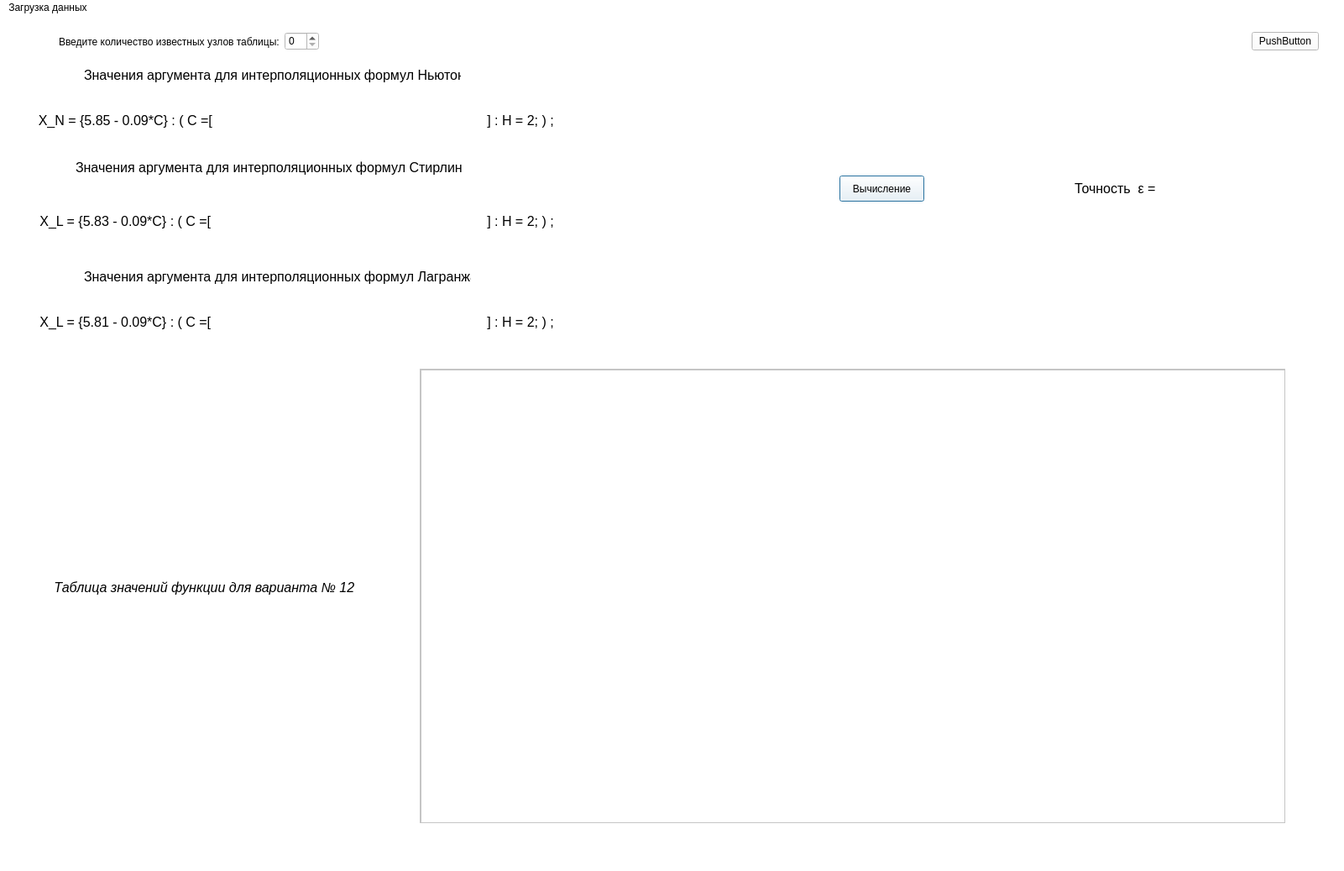
<?xml version="1.0" encoding="UTF-8"?>
<ui version="4.0">
 <class>MainWindow</class>
 <widget class="QMainWindow" name="MainWindow">
  <property name="geometry">
   <rect>
    <x>0</x>
    <y>0</y>
    <width>1601</width>
    <height>1037</height>
   </rect>
  </property>
  <property name="windowTitle">
   <string>MainWindow</string>
  </property>
  <property name="styleSheet">
   <string notr="true">background-color: rgb(255, 255, 255);</string>
  </property>
  <widget class="QWidget" name="centralwidget_1">
   <widget class="QWidget" name="horizontalLayoutWidget">
    <property name="geometry">
     <rect>
      <x>30</x>
      <y>10</y>
      <width>1541</width>
      <height>41</height>
     </rect>
    </property>
    <layout class="QHBoxLayout" name="horizontalLayout">
     <item>
      <spacer name="horizontalSpacer">
       <property name="orientation">
        <enum>Qt::Horizontal</enum>
       </property>
       <property name="sizeType">
        <enum>QSizePolicy::Minimum</enum>
       </property>
       <property name="sizeHint" stdset="0">
        <size>
         <width>40</width>
         <height>20</height>
        </size>
       </property>
      </spacer>
     </item>
     <item>
      <widget class="QLabel" name="label_1">
       <property name="text">
        <string>Введите количество известных узлов таблицы:</string>
       </property>
      </widget>
     </item>
     <item>
      <widget class="QSpinBox" name="spinBox_1"/>
     </item>
     <item>
      <spacer name="horizontalSpacer_3">
       <property name="orientation">
        <enum>Qt::Horizontal</enum>
       </property>
       <property name="sizeHint" stdset="0">
        <size>
         <width>40</width>
         <height>20</height>
        </size>
       </property>
      </spacer>
     </item>
     <item>
      <widget class="QPushButton" name="pushButton">
       <property name="enabled">
        <bool>true</bool>
       </property>
       <property name="inputMethodHints">
        <set>Qt::ImhHiddenText</set>
       </property>
       <property name="text">
        <string>PushButton</string>
       </property>
       <property name="checkable">
        <bool>false</bool>
       </property>
       <property name="autoDefault">
        <bool>false</bool>
       </property>
       <property name="default">
        <bool>false</bool>
       </property>
       <property name="flat">
        <bool>false</bool>
       </property>
      </widget>
     </item>
    </layout>
   </widget>
   <widget class="QWidget" name="gridLayoutWidget_2">
    <property name="geometry">
     <rect>
      <x>10</x>
      <y>420</y>
      <width>471</width>
      <height>541</height>
     </rect>
    </property>
    <layout class="QGridLayout" name="gridLayout_1">
     <item row="1" column="3">
      <spacer name="verticalSpacer_2">
       <property name="orientation">
        <enum>Qt::Vertical</enum>
       </property>
       <property name="sizeHint" stdset="0">
        <size>
         <width>20</width>
         <height>40</height>
        </size>
       </property>
      </spacer>
     </item>
     <item row="5" column="3">
      <spacer name="verticalSpacer">
       <property name="orientation">
        <enum>Qt::Vertical</enum>
       </property>
       <property name="sizeHint" stdset="0">
        <size>
         <width>20</width>
         <height>40</height>
        </size>
       </property>
      </spacer>
     </item>
     <item row="4" column="1">
      <spacer name="horizontalSpacer_1">
       <property name="orientation">
        <enum>Qt::Horizontal</enum>
       </property>
       <property name="sizeType">
        <enum>QSizePolicy::Preferred</enum>
       </property>
       <property name="sizeHint" stdset="0">
        <size>
         <width>100</width>
         <height>20</height>
        </size>
       </property>
      </spacer>
     </item>
     <item row="3" column="3">
      <widget class="QLabel" name="label_3">
       <property name="font">
        <font>
         <pointsize>12</pointsize>
         <italic>true</italic>
        </font>
       </property>
       <property name="text">
        <string>Таблица значений функции для варианта № 12 </string>
       </property>
       <property name="textFormat">
        <enum>Qt::MarkdownText</enum>
       </property>
       <property name="alignment">
        <set>Qt::AlignCenter</set>
       </property>
      </widget>
     </item>
     <item row="4" column="4">
      <spacer name="horizontalSpacer_2">
       <property name="orientation">
        <enum>Qt::Horizontal</enum>
       </property>
       <property name="sizeType">
        <enum>QSizePolicy::Expanding</enum>
       </property>
       <property name="sizeHint" stdset="0">
        <size>
         <width>100</width>
         <height>20</height>
        </size>
       </property>
      </spacer>
     </item>
     <item row="4" column="3">
      <layout class="QGridLayout" name="gridLayout_2">
       <item row="0" column="0">
        <layout class="QGridLayout" name="gridLayout_3"/>
       </item>
      </layout>
     </item>
    </layout>
   </widget>
   <widget class="QWidget" name="gridLayoutWidget_3">
    <property name="geometry">
     <rect>
      <x>-90</x>
      <y>90</y>
      <width>951</width>
      <height>71</height>
     </rect>
    </property>
    <layout class="QGridLayout" name="gridLayout_4">
     <item row="3" column="2">
      <layout class="QGridLayout" name="gridLayout_5">
       <item row="0" column="0">
        <layout class="QGridLayout" name="gridLayout_6"/>
       </item>
      </layout>
     </item>
     <item row="4" column="2">
      <spacer name="verticalSpacer_3">
       <property name="orientation">
        <enum>Qt::Vertical</enum>
       </property>
       <property name="sizeHint" stdset="0">
        <size>
         <width>20</width>
         <height>40</height>
        </size>
       </property>
      </spacer>
     </item>
     <item row="2" column="2">
      <spacer name="verticalSpacer_4">
       <property name="orientation">
        <enum>Qt::Vertical</enum>
       </property>
       <property name="sizeHint" stdset="0">
        <size>
         <width>20</width>
         <height>40</height>
        </size>
       </property>
      </spacer>
     </item>
     <item row="3" column="4">
      <spacer name="horizontalSpacer_5">
       <property name="orientation">
        <enum>Qt::Horizontal</enum>
       </property>
       <property name="sizeType">
        <enum>QSizePolicy::Ignored</enum>
       </property>
       <property name="sizeHint" stdset="0">
        <size>
         <width>20</width>
         <height>20</height>
        </size>
       </property>
      </spacer>
     </item>
     <item row="3" column="0">
      <spacer name="horizontalSpacer_4">
       <property name="orientation">
        <enum>Qt::Horizontal</enum>
       </property>
       <property name="sizeType">
        <enum>QSizePolicy::Ignored</enum>
       </property>
       <property name="sizeHint" stdset="0">
        <size>
         <width>20</width>
         <height>20</height>
        </size>
       </property>
      </spacer>
     </item>
     <item row="3" column="1">
      <widget class="QLabel" name="label_2">
       <property name="enabled">
        <bool>true</bool>
       </property>
       <property name="font">
        <font>
         <pointsize>12</pointsize>
         <italic>false</italic>
        </font>
       </property>
       <property name="text">
        <string>X_N = {5.85 - 0.09*C} : ( C =[ </string>
       </property>
       <property name="textFormat">
        <enum>Qt::RichText</enum>
       </property>
       <property name="scaledContents">
        <bool>false</bool>
       </property>
       <property name="alignment">
        <set>Qt::AlignCenter</set>
       </property>
      </widget>
     </item>
     <item row="3" column="3">
      <widget class="QLabel" name="label_6">
       <property name="enabled">
        <bool>true</bool>
       </property>
       <property name="font">
        <font>
         <pointsize>12</pointsize>
         <italic>false</italic>
        </font>
       </property>
       <property name="text">
        <string>] : H = 2; ) ;</string>
       </property>
       <property name="textFormat">
        <enum>Qt::RichText</enum>
       </property>
       <property name="scaledContents">
        <bool>false</bool>
       </property>
       <property name="alignment">
        <set>Qt::AlignCenter</set>
       </property>
      </widget>
     </item>
    </layout>
   </widget>
   <widget class="QScrollArea" name="scrollArea_1">
    <property name="geometry">
     <rect>
      <x>500</x>
      <y>420</y>
      <width>1031</width>
      <height>541</height>
     </rect>
    </property>
    <property name="layoutDirection">
     <enum>Qt::LeftToRight</enum>
    </property>
    <property name="widgetResizable">
     <bool>true</bool>
    </property>
    <widget class="QWidget" name="scrollAreaWidgetContents">
     <property name="enabled">
      <bool>true</bool>
     </property>
     <property name="geometry">
      <rect>
       <x>0</x>
       <y>0</y>
       <width>1029</width>
       <height>539</height>
      </rect>
     </property>
     <widget class="QTextBrowser" name="textBrowser_1">
      <property name="geometry">
       <rect>
        <x>0</x>
        <y>0</y>
        <width>1031</width>
        <height>541</height>
       </rect>
      </property>
     </widget>
    </widget>
   </widget>
   <widget class="QPushButton" name="pushButton_2">
    <property name="geometry">
     <rect>
      <x>1000</x>
      <y>190</y>
      <width>101</width>
      <height>31</height>
     </rect>
    </property>
    <property name="styleSheet">
     <string notr="true">background-color: rgb(255, 255, 255);</string>
    </property>
    <property name="text">
     <string>Вычисление</string>
    </property>
    <property name="default">
     <bool>true</bool>
    </property>
   </widget>
   <widget class="QWidget" name="gridLayoutWidget_4">
    <property name="geometry">
     <rect>
      <x>1210</x>
      <y>170</y>
      <width>261</width>
      <height>71</height>
     </rect>
    </property>
    <layout class="QGridLayout" name="gridLayout_7">
     <item row="2" column="0">
      <spacer name="horizontalSpacer_6">
       <property name="orientation">
        <enum>Qt::Horizontal</enum>
       </property>
       <property name="sizeType">
        <enum>QSizePolicy::Expanding</enum>
       </property>
       <property name="sizeHint" stdset="0">
        <size>
         <width>100</width>
         <height>20</height>
        </size>
       </property>
      </spacer>
     </item>
     <item row="2" column="2">
      <layout class="QGridLayout" name="gridLayout_8">
       <item row="0" column="0">
        <layout class="QGridLayout" name="gridLayout_9"/>
       </item>
      </layout>
     </item>
     <item row="3" column="2">
      <spacer name="verticalSpacer_5">
       <property name="orientation">
        <enum>Qt::Vertical</enum>
       </property>
       <property name="sizeHint" stdset="0">
        <size>
         <width>20</width>
         <height>40</height>
        </size>
       </property>
      </spacer>
     </item>
     <item row="1" column="2">
      <spacer name="verticalSpacer_6">
       <property name="orientation">
        <enum>Qt::Vertical</enum>
       </property>
       <property name="sizeHint" stdset="0">
        <size>
         <width>20</width>
         <height>40</height>
        </size>
       </property>
      </spacer>
     </item>
     <item row="2" column="4">
      <spacer name="horizontalSpacer_7">
       <property name="orientation">
        <enum>Qt::Horizontal</enum>
       </property>
       <property name="sizeType">
        <enum>QSizePolicy::Expanding</enum>
       </property>
       <property name="sizeHint" stdset="0">
        <size>
         <width>100</width>
         <height>20</height>
        </size>
       </property>
      </spacer>
     </item>
     <item row="2" column="1">
      <widget class="QLabel" name="label_4">
       <property name="enabled">
        <bool>true</bool>
       </property>
       <property name="font">
        <font>
         <pointsize>12</pointsize>
         <italic>false</italic>
        </font>
       </property>
       <property name="text">
        <string>Точность  ε = </string>
       </property>
       <property name="scaledContents">
        <bool>false</bool>
       </property>
      </widget>
     </item>
    </layout>
   </widget>
   <widget class="QLabel" name="label_5">
    <property name="enabled">
     <bool>true</bool>
    </property>
    <property name="geometry">
     <rect>
      <x>100</x>
      <y>60</y>
      <width>449</width>
      <height>21</height>
     </rect>
    </property>
    <property name="font">
     <font>
      <pointsize>12</pointsize>
      <italic>false</italic>
     </font>
    </property>
    <property name="text">
     <string>Значения аргумента для интерполяционных формул Ньютона</string>
    </property>
    <property name="textFormat">
     <enum>Qt::RichText</enum>
    </property>
    <property name="scaledContents">
     <bool>false</bool>
    </property>
    <property name="alignment">
     <set>Qt::AlignCenter</set>
    </property>
   </widget>
   <widget class="QWidget" name="gridLayoutWidget_5">
    <property name="geometry">
     <rect>
      <x>-90</x>
      <y>210</y>
      <width>951</width>
      <height>71</height>
     </rect>
    </property>
    <layout class="QGridLayout" name="gridLayout_10">
     <item row="3" column="2">
      <layout class="QGridLayout" name="gridLayout_11">
       <item row="0" column="0">
        <layout class="QGridLayout" name="gridLayout_12"/>
       </item>
      </layout>
     </item>
     <item row="4" column="2">
      <spacer name="verticalSpacer_7">
       <property name="orientation">
        <enum>Qt::Vertical</enum>
       </property>
       <property name="sizeHint" stdset="0">
        <size>
         <width>20</width>
         <height>40</height>
        </size>
       </property>
      </spacer>
     </item>
     <item row="2" column="2">
      <spacer name="verticalSpacer_8">
       <property name="orientation">
        <enum>Qt::Vertical</enum>
       </property>
       <property name="sizeHint" stdset="0">
        <size>
         <width>20</width>
         <height>40</height>
        </size>
       </property>
      </spacer>
     </item>
     <item row="3" column="4">
      <spacer name="horizontalSpacer_8">
       <property name="orientation">
        <enum>Qt::Horizontal</enum>
       </property>
       <property name="sizeType">
        <enum>QSizePolicy::Ignored</enum>
       </property>
       <property name="sizeHint" stdset="0">
        <size>
         <width>20</width>
         <height>20</height>
        </size>
       </property>
      </spacer>
     </item>
     <item row="3" column="0">
      <spacer name="horizontalSpacer_9">
       <property name="orientation">
        <enum>Qt::Horizontal</enum>
       </property>
       <property name="sizeType">
        <enum>QSizePolicy::Ignored</enum>
       </property>
       <property name="sizeHint" stdset="0">
        <size>
         <width>20</width>
         <height>20</height>
        </size>
       </property>
      </spacer>
     </item>
     <item row="3" column="1">
      <widget class="QLabel" name="label_7">
       <property name="enabled">
        <bool>true</bool>
       </property>
       <property name="font">
        <font>
         <pointsize>12</pointsize>
         <italic>false</italic>
        </font>
       </property>
       <property name="text">
        <string>X_L = {5.83 - 0.09*C} : ( C =[ </string>
       </property>
       <property name="textFormat">
        <enum>Qt::RichText</enum>
       </property>
       <property name="scaledContents">
        <bool>false</bool>
       </property>
       <property name="alignment">
        <set>Qt::AlignCenter</set>
       </property>
      </widget>
     </item>
     <item row="3" column="3">
      <widget class="QLabel" name="label_8">
       <property name="enabled">
        <bool>true</bool>
       </property>
       <property name="font">
        <font>
         <pointsize>12</pointsize>
         <italic>false</italic>
        </font>
       </property>
       <property name="text">
        <string>] : H = 2; ) ;</string>
       </property>
       <property name="textFormat">
        <enum>Qt::RichText</enum>
       </property>
       <property name="scaledContents">
        <bool>false</bool>
       </property>
       <property name="alignment">
        <set>Qt::AlignCenter</set>
       </property>
      </widget>
     </item>
    </layout>
   </widget>
   <widget class="QLabel" name="label_9">
    <property name="enabled">
     <bool>true</bool>
    </property>
    <property name="geometry">
     <rect>
      <x>90</x>
      <y>170</y>
      <width>461</width>
      <height>21</height>
     </rect>
    </property>
    <property name="font">
     <font>
      <pointsize>12</pointsize>
      <italic>false</italic>
     </font>
    </property>
    <property name="text">
     <string>Значения аргумента для интерполяционных формул Стирлинга</string>
    </property>
    <property name="textFormat">
     <enum>Qt::RichText</enum>
    </property>
    <property name="scaledContents">
     <bool>false</bool>
    </property>
    <property name="alignment">
     <set>Qt::AlignCenter</set>
    </property>
   </widget>
   <widget class="QWidget" name="gridLayoutWidget_6">
    <property name="geometry">
     <rect>
      <x>-90</x>
      <y>330</y>
      <width>951</width>
      <height>71</height>
     </rect>
    </property>
    <layout class="QGridLayout" name="gridLayout_13">
     <item row="3" column="2">
      <layout class="QGridLayout" name="gridLayout_14">
       <item row="0" column="0">
        <layout class="QGridLayout" name="gridLayout_15"/>
       </item>
      </layout>
     </item>
     <item row="4" column="2">
      <spacer name="verticalSpacer_9">
       <property name="orientation">
        <enum>Qt::Vertical</enum>
       </property>
       <property name="sizeHint" stdset="0">
        <size>
         <width>20</width>
         <height>40</height>
        </size>
       </property>
      </spacer>
     </item>
     <item row="2" column="2">
      <spacer name="verticalSpacer_10">
       <property name="orientation">
        <enum>Qt::Vertical</enum>
       </property>
       <property name="sizeHint" stdset="0">
        <size>
         <width>20</width>
         <height>40</height>
        </size>
       </property>
      </spacer>
     </item>
     <item row="3" column="4">
      <spacer name="horizontalSpacer_10">
       <property name="orientation">
        <enum>Qt::Horizontal</enum>
       </property>
       <property name="sizeType">
        <enum>QSizePolicy::Ignored</enum>
       </property>
       <property name="sizeHint" stdset="0">
        <size>
         <width>20</width>
         <height>20</height>
        </size>
       </property>
      </spacer>
     </item>
     <item row="3" column="0">
      <spacer name="horizontalSpacer_11">
       <property name="orientation">
        <enum>Qt::Horizontal</enum>
       </property>
       <property name="sizeType">
        <enum>QSizePolicy::Ignored</enum>
       </property>
       <property name="sizeHint" stdset="0">
        <size>
         <width>20</width>
         <height>20</height>
        </size>
       </property>
      </spacer>
     </item>
     <item row="3" column="1">
      <widget class="QLabel" name="label_10">
       <property name="enabled">
        <bool>true</bool>
       </property>
       <property name="font">
        <font>
         <pointsize>12</pointsize>
         <italic>false</italic>
        </font>
       </property>
       <property name="text">
        <string>X_L = {5.81 - 0.09*C} : ( C =[ </string>
       </property>
       <property name="textFormat">
        <enum>Qt::RichText</enum>
       </property>
       <property name="scaledContents">
        <bool>false</bool>
       </property>
       <property name="alignment">
        <set>Qt::AlignCenter</set>
       </property>
      </widget>
     </item>
     <item row="3" column="3">
      <widget class="QLabel" name="label_11">
       <property name="enabled">
        <bool>true</bool>
       </property>
       <property name="font">
        <font>
         <pointsize>12</pointsize>
         <italic>false</italic>
        </font>
       </property>
       <property name="text">
        <string>] : H = 2; ) ;</string>
       </property>
       <property name="textFormat">
        <enum>Qt::RichText</enum>
       </property>
       <property name="scaledContents">
        <bool>false</bool>
       </property>
       <property name="alignment">
        <set>Qt::AlignCenter</set>
       </property>
      </widget>
     </item>
    </layout>
   </widget>
   <widget class="QLabel" name="label_12">
    <property name="enabled">
     <bool>true</bool>
    </property>
    <property name="geometry">
     <rect>
      <x>100</x>
      <y>300</y>
      <width>461</width>
      <height>21</height>
     </rect>
    </property>
    <property name="font">
     <font>
      <pointsize>12</pointsize>
      <italic>false</italic>
     </font>
    </property>
    <property name="text">
     <string>Значения аргумента для интерполяционных формул Лагранжа</string>
    </property>
    <property name="textFormat">
     <enum>Qt::RichText</enum>
    </property>
    <property name="scaledContents">
     <bool>false</bool>
    </property>
    <property name="alignment">
     <set>Qt::AlignCenter</set>
    </property>
   </widget>
  </widget>
  <widget class="QMenuBar" name="menubar">
   <property name="geometry">
    <rect>
     <x>0</x>
     <y>0</y>
     <width>1601</width>
     <height>21</height>
    </rect>
   </property>
   <widget class="QMenu" name="menu">
    <property name="title">
     <string>Загрузка данных</string>
    </property>
   </widget>
   <addaction name="menu"/>
  </widget>
  <widget class="QStatusBar" name="statusbar"/>
 </widget>
 <resources/>
 <connections/>
</ui>
